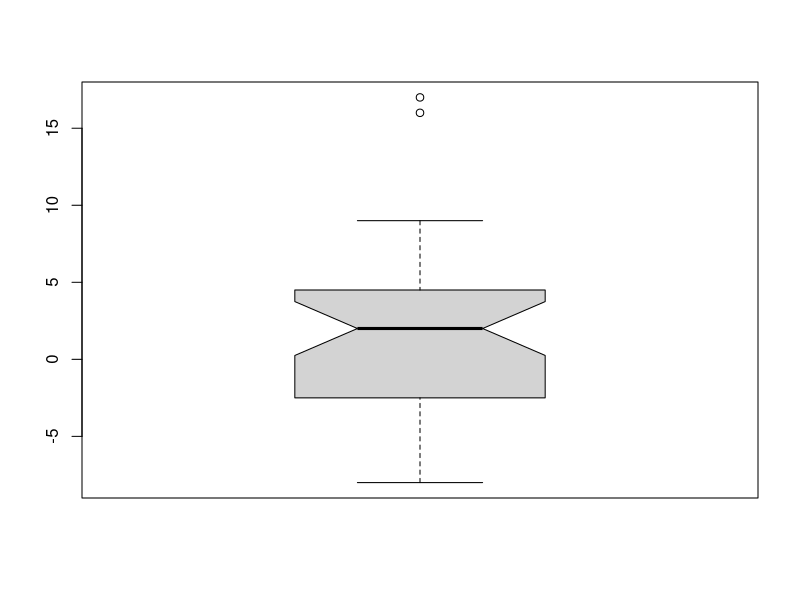

The R source for this figure:
# n = 40 lokalit pred a po managementovem zasahu
# pred z Po(lambda = 20)
# po z Po(lambda = 17)
set.seed(13)
pred = rpois(n = 40,lambda = 20)
po = rpois(n = 40, lambda = 17)
# ______________________________________________________________________________
# PAROVY TEST
# Na 40 lokalitach byla sledovana pocetnost bobru pred a po reintrodukci vlku
# Ma pritomnost vlku vliv na pocetnost bobru?

# vybery jsou zavisle, pouzijeme parovy test
rozdil = pred - po

# predpoklad pouziti paroveho t testu je normalni rozdeleni ROZDILU 
# H0: rozdeleni je normalni 
# H1: rozdeleni je jine nez normalni
shapiro.test(rozdil) # p = 0.07 > 0.05 takze je normalni

# muzeme pouzit parovy t-test
# H0: pritomnost vlku neovlivnuje pocetnost bobru (rozdil = 0)
# H1: pritomnost vlku ovlivnuje pocetnost bobru (rozdil!=0)

t.test(x = rozdil) # mu je automaticky 0
# p-value = 0.0496 < 0.05 tak se H0 zamita, kdyz je t kladne, znamena to, ze se pocetnost snizila
# pocetnost bobru je ovlivnena pritomnosti vlku

# predpokladejme, ze rozdeleni rozdilu neni normalni a ze chceme zjistit zda nedoslo k poklesu
# H0: k poklesu nedoslo (rozdil <= 0)
# H1:k poklesu doslo (rozdil > 0)
wilcox.test(x = rozdil, alternative = "greater", mu = 0, exact = F) # exact odstrani warning message
# p-value = 0.405 < 0.05 , H0 zamitame
# stupne volnosi pro t-test je 39
# stupne volnosti pro wilcox.test je 40

boxplot(rozdil, notch = T) # notch udela intervalovy odhad medianu

# ______________________________________________________________________________
# DVOUVYBEROVE TESTY  
# Zmerili jsme pocetnost bobru na 40 lokalitach kde vlk jeste neni a na dalsich 40 lokalitach, kde uz je
# ma pritomnost vlku vliv na pocetnost bobru?
# veliciny jsou nezavisle
# H0: pritomnost vlku neovlivnuje pocetnost bobru
# H1: pritomnost vlku ovlivnuje pocetnost bobru
bezvlk = pred
svlk = po

# normalita?
# H0: rozdeleni je normalni 
# H1: rozdeleni je jine nez normalni
shapiro.test(bezvlk) # 0.04 < 0.05
shapiro.test(svlk) # 0.31 > 0.05
# rozdeleni je normalni jen u jednoho -> DVOUVYBEROVY WILCOXONUV TEST  

wilcox.test(x = bezvlk, y = svlk)
# p-value = 0.06 > 0.05, H0 se nezamita

# predpokladejme, ze obe veliciny pochazi z normalniho rozdeleni
# rovnost rozptylu?
# H0: rozptyly jsou stejne
# H1: rozptyly nejsou stejne
var.test(x = bezvlk, y = svlk)
# 0.95 > 0.05 , H0 nezamitame
# splnili jsme predpoklady pro dvouvyberovy t-test
t.test(x = bezvlk, y = svlk, var.equal = T) # var.equal - kdyz je T, rozptyly jsou stejne a kdyz F, jsou ruzne
# p = 0.04 < 0.05, H0 se zamita, pritomnost vlku ovlivnuje pocetnost bobru

# predpokladejme, ze je rozdeleni obou vyberu normalni, ale rozptyl se lisi
# zjistete, zda doslo na lokalitach s vlkem k poklesu pocetnosti

# H0: k poklesu nedoslo (bezvlk <= svlk)
# H1: k poklesu doslo (bezvlk > svlk)
?t.test
t.test(x = bezvlk, y = svlk, var.equal = F, alternative = "greater")
# pocetnost vyznamne klesla

# stupne volnosti
# df pro dvouvyberovy t test je 78
# df pro welchuv t test je 77,993
# df pro dvouvyberovy wilcoxonuv t test je 40 a 40

set.seed(173)
# H0: nejsou delsi
# H1: jsou delsi
original = round(rnorm(n = 40, mean = 7.5, sd = 0.1), digits = 1)
padelek = round(rnorm(n = 40, mean = 8, sd = 0.1), digits = 1)

shapiro.test(original) # 0.0069
shapiro.test(padelek)# 0.0065

wilcox.test(x = original, alternative = "less", y = padelek)
# p = 4.067e-15 < 0.05